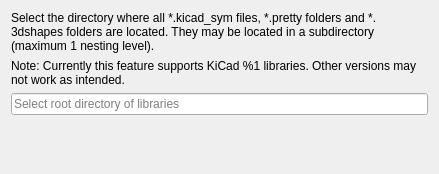
<?xml version="1.0" encoding="UTF-8"?>
<ui version="4.0">
 <class>librepcb::editor::KiCadLibraryImportWizardPage_ChooseLibrary</class>
 <widget class="QWizardPage" name="librepcb::editor::KiCadLibraryImportWizardPage_ChooseLibrary">
  <property name="geometry">
   <rect>
    <x>0</x>
    <y>0</y>
    <width>439</width>
    <height>174</height>
   </rect>
  </property>
  <property name="windowTitle">
   <string notr="true">Choose Library</string>
  </property>
  <property name="title">
   <string>Select Libraries</string>
  </property>
  <property name="subTitle">
   <string>Choose the directory containing KiCad libraries to import.</string>
  </property>
  <layout class="QVBoxLayout" name="verticalLayout" stretch="0,0,0,0">
   <item>
    <widget class="QLabel" name="label">
     <property name="text">
      <string>Select the directory where all *.kicad_sym files, *.pretty folders and *.3dshapes folders are located. They may be located in a subdirectory (maximum 1 nesting level).</string>
     </property>
     <property name="wordWrap">
      <bool>true</bool>
     </property>
    </widget>
   </item>
   <item>
    <widget class="QLabel" name="lblKiCadVersion">
     <property name="text">
      <string>Note: Currently this feature supports KiCad %1 libraries. Other versions may not work as intended.</string>
     </property>
     <property name="wordWrap">
      <bool>true</bool>
     </property>
    </widget>
   </item>
   <item>
    <widget class="QLineEdit" name="edtDirPath">
     <property name="maxLength">
      <number>500</number>
     </property>
     <property name="placeholderText">
      <string>Select root directory of libraries</string>
     </property>
    </widget>
   </item>
   <item>
    <widget class="QScrollArea" name="sclMessages">
     <property name="focusPolicy">
      <enum>Qt::NoFocus</enum>
     </property>
     <property name="frameShape">
      <enum>QFrame::NoFrame</enum>
     </property>
     <property name="frameShadow">
      <enum>QFrame::Plain</enum>
     </property>
     <property name="widgetResizable">
      <bool>true</bool>
     </property>
     <widget class="QWidget" name="scrollAreaWidgetContents">
      <property name="geometry">
       <rect>
        <x>0</x>
        <y>0</y>
        <width>421</width>
        <height>38</height>
       </rect>
      </property>
      <layout class="QVBoxLayout" name="verticalLayout_2">
       <property name="spacing">
        <number>0</number>
       </property>
       <property name="leftMargin">
        <number>0</number>
       </property>
       <property name="topMargin">
        <number>0</number>
       </property>
       <property name="rightMargin">
        <number>0</number>
       </property>
       <property name="bottomMargin">
        <number>0</number>
       </property>
       <item>
        <widget class="QLabel" name="lblMessages">
         <property name="font">
          <font>
           <italic>true</italic>
          </font>
         </property>
         <property name="text">
          <string notr="true"/>
         </property>
         <property name="textFormat">
          <enum>Qt::PlainText</enum>
         </property>
         <property name="alignment">
          <set>Qt::AlignLeading|Qt::AlignLeft|Qt::AlignTop</set>
         </property>
         <property name="textInteractionFlags">
          <set>Qt::LinksAccessibleByMouse|Qt::TextSelectableByMouse</set>
         </property>
        </widget>
       </item>
      </layout>
     </widget>
    </widget>
   </item>
  </layout>
 </widget>
 <tabstops>
  <tabstop>edtDirPath</tabstop>
  <tabstop>sclMessages</tabstop>
 </tabstops>
 <resources/>
 <connections/>
</ui>
